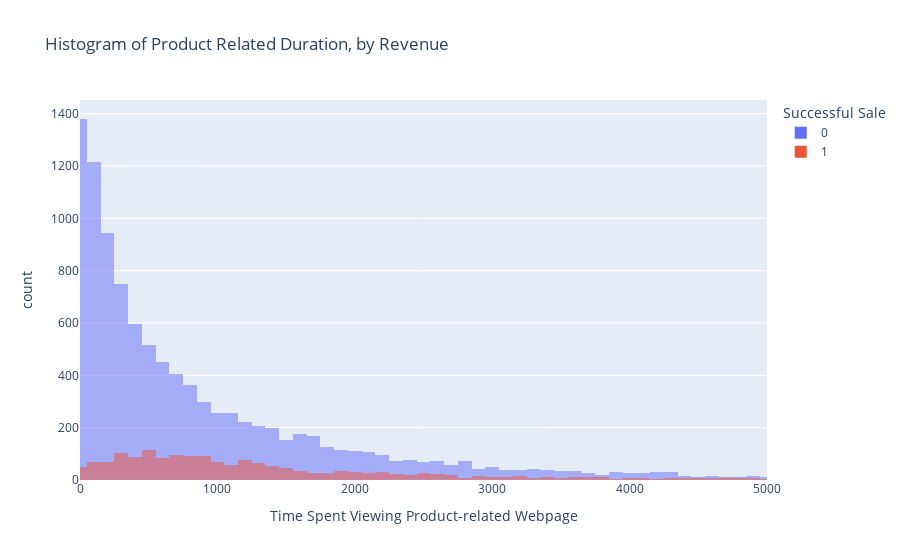

The notebook cell this image was saved under:
### Markdown cell above
It seems like the subscription is not related to closeness to a special day unless it is in Feb or May, which couuld be Valentine's Day, Graduation Days, and Memorial Day.

### Code cell
fig = px.histogram(shop, 'ProductRelated_Duration', range_x = [0, 5000], 
                   color = 'Revenue', barmode='overlay',  
                   title='Histogram of Product Related Duration, by Revenue',
                  labels={'count':'number of sessions',
                     'ProductRelated_Duration':'Time Spent Viewing Product-related Webpage',
                     'Revenue':'Successful Sale',
                     1:'Success',
                     0:'No success'
                    })
fig.show()

### Figure 1 — Plotly figure (JSON) as saved in the notebook; plotly's stock layout.template omitted (floating-point values rounded to 4 significant figures; data arrays with more than 128 entries replaced by an {"elided": "..."} marker saying what was removed)
{"data": [{"alignmentgroup": "True", "bingroup": "x", "hovertemplate": "Successful Sale=0<br>Time Spent Viewing Product-related Webpage=%{x}<br>count=%{y}<extra></extra>", "legendgroup": "0", "marker": {"color": "#636efa", "opacity": 0.5, "pattern": {"shape": ""}}, "name": "0", "offsetgroup": "0", "orientation": "v", "showlegend": true, "type": "histogram", "x": {"elided": "10422 float values"}, "xaxis": "x", "yaxis": "y"}, {"alignmentgroup": "True", "bingroup": "x", "hovertemplate": "Successful Sale=1<br>Time Spent Viewing Product-related Webpage=%{x}<br>count=%{y}<extra></extra>", "legendgroup": "1", "marker": {"color": "#EF553B", "opacity": 0.5, "pattern": {"shape": ""}}, "name": "1", "offsetgroup": "1", "orientation": "v", "showlegend": true, "type": "histogram", "x": {"elided": "1908 float values"}, "xaxis": "x", "yaxis": "y"}], "layout": {"barmode": "overlay", "legend": {"title": {"text": "Successful Sale"}, "tracegroupgap": 0}, "title": {"text": "Histogram of Product Related Duration, by Revenue"}, "xaxis": {"anchor": "y", "domain": [0, 1], "range": [0, 5000], "title": {"text": "Time Spent Viewing Product-related Webpage"}}, "yaxis": {"anchor": "x", "domain": [0, 1], "title": {"text": "count"}}}}
